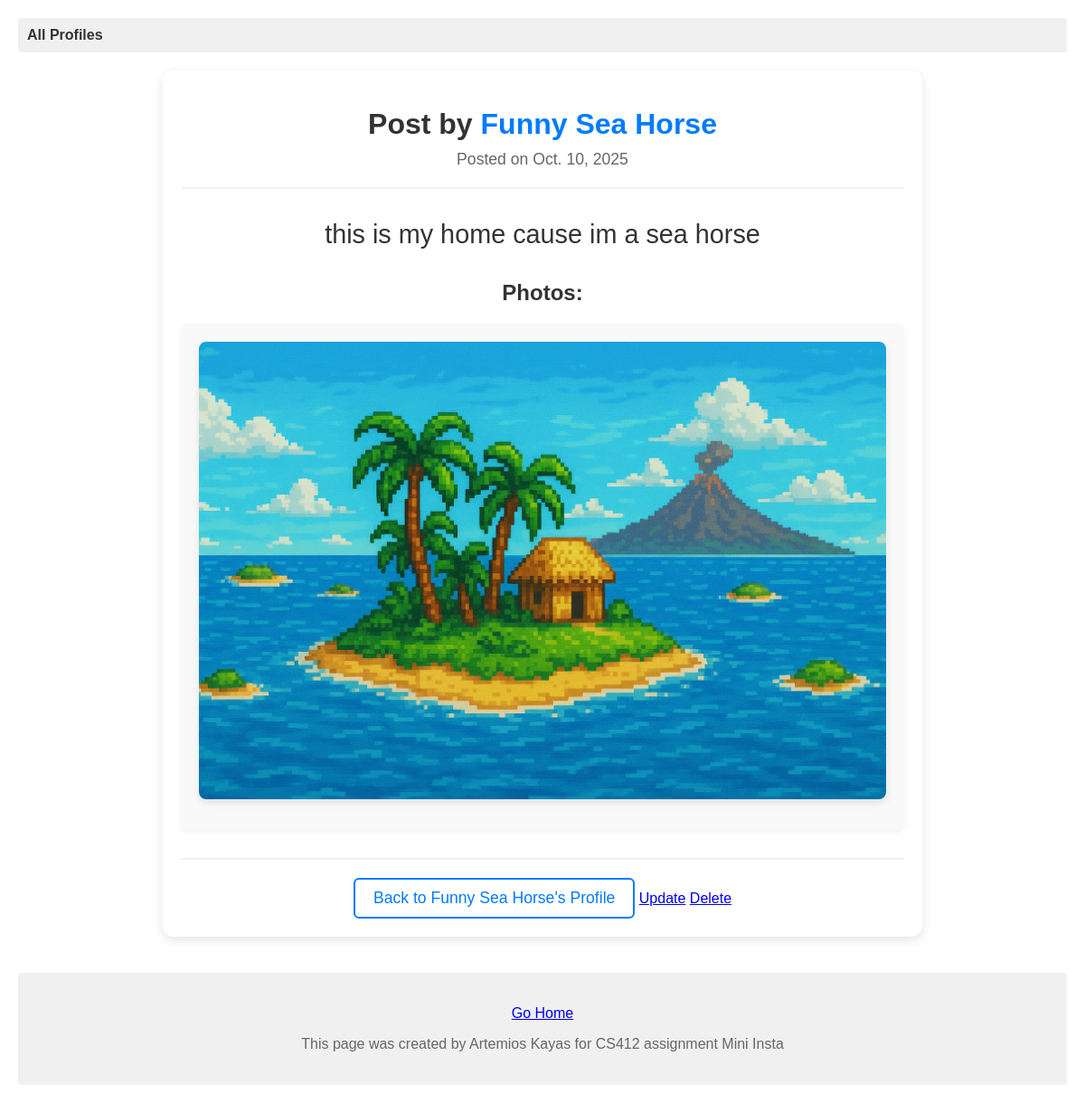
Screenshot of /mini_insta/post/11/ with the database file from the repository.
### mini_insta/models.py (models this page shows, shortened)
class Post(models.Model):
    profile = models.ForeignKey(Profile, on_delete=models.CASCADE)
    timestamp = models.DateField(auto_now=True)
    caption = models.TextField(blank=True)
    def get_all_photos(self):
        return Photo.objects.filter(post=self)

class Profile(models.Model):
    username = models.TextField(blank=True)
    display_name = models.TextField(blank=True)
    profile_image_url = models.TextField(blank=True)
    bio_text = models.TextField(blank=True)
    join_date = models.DateField(auto_now=True)

class Photo(models.Model):
    post = models.ForeignKey(Post, on_delete=models.CASCADE)
    image_url = models.TextField(blank=True)
    image_file=models.ImageField(blank=True)
    timestamp = models.DateField(auto_now=True)
    def get_image_url(self):
        if self.image_url:
            return self.image_url
        elif self.image_file:
            return self.image_file.url
        return None

### mini_insta/views.py (the view)
# urls.py: path('post/<int:pk>/', PostDetailView.as_view(), name='show_post'),
class PostDetailView(DetailView):
    model = Post
    template_name = 'mini_insta/show_post.html'
    context_object_name = 'post'

### mini_insta/templates/mini_insta/show_post.html
{% extends "mini_insta/base.html" %}
{% block content %}
<div class="post-detail-container">
    <div class="post-header">
        <h1>Post by <a href="{% url 'show_profile' post.profile.pk %}">{{ post.profile.display_name }}</a></h1>
        <p class="post-timestamp">Posted on {{ post.timestamp }}</p>
    </div>
    <div class="post-content">
        <div class="post-caption">
            <h2>{{ post.caption }}</h2>
        </div>
        <div class="post-photos">
            <h3>Photos:</h3>
            {% for photo in post.get_all_photos %}
                <div class="photo-item">
                    <img src="{{ photo.get_image_url }}" alt="{{ post.caption }}" class="post-photo">
                </div>
            {% empty %}
                <p>No photos available for this post.</p>
            {% endfor %}
        </div>
    </div>
    <div class="post-actions">
        <a href="{% url 'show_profile' post.profile.pk %}" class="back-link">Back to {{ post.profile.display_name }}'s Profile</a>
        <a href="{% url 'update_post' post.pk %}">Update</a>
        <a href="{% url 'delete_post' post.pk %}">Delete</a>
    </div>
</div>
{% endblock %}

### static/mini_insta.css (style rules this page uses)
body { font-family: Arial, sans-serif; margin: 0; padding: 20px; background-color: #fff; }
.post-detail-container { max-width: 800px; margin: 0 auto; padding: 20px; background-color: #fff; border-radius: 12px; box-shadow: 0 4px 12px rgba(0, 0, 0, 0.1); }
.post-header { text-align: center; margin-bottom: 30px; padding-bottom: 20px; border-bottom: 2px solid #f0f0f0; }
.post-header h1 { color: #333; font-size: 2em; margin-bottom: 10px; }
.post-header h1 a { color: #007bff; text-decoration: none; }
.post-timestamp { color: #666; font-size: 1.1em; margin: 0; }
.post-content { margin-bottom: 30px; }
.post-caption { text-align: center; margin-bottom: 30px; }
.post-caption h2 { color: #333; font-size: 1.8em; font-weight: 500; line-height: 1.4; margin: 0; }
.post-photos { margin-top: 20px; }
.post-photos h3 { color: #333; font-size: 1.5em; margin-bottom: 20px; text-align: center; }
.photo-item { margin-bottom: 30px; text-align: center; padding: 20px; background-color: #f9f9f9; border-radius: 8px; box-shadow: 0 2px 6px rgba(0, 0, 0, 0.05); }
.post-photo { max-width: 100%; height: auto; border-radius: 8px; box-shadow: 0 4px 8px rgba(0, 0, 0, 0.1); margin-bottom: 15px; }
.post-actions { text-align: center; padding-top: 20px; border-top: 2px solid #f0f0f0; }
.back-link { color: #007bff; text-decoration: none; font-size: 1.1em; font-weight: 500; padding: 10px 20px; border: 2px solid #007bff; border-radius: 6px; display: inline-block; transition: all 0.3s ease; }

### rows the page displays
Post: profile.display_name "Funny Sea Horse", timestamp "Oct. 10, 2025", caption "this is my home cause im a sea horse"
Photo: get_image_url (picture)
